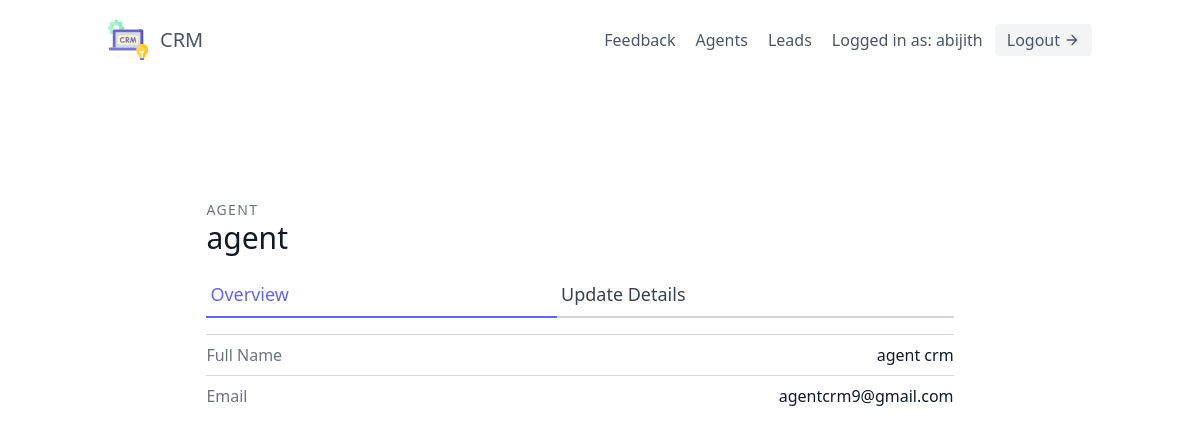
Page /agents/1/ (signed in) on the committed database.
### leads/models.py (models this page shows, shortened)
class User(AbstractUser):
    is_organiser = models.BooleanField(default = True)
    is_agent = models.BooleanField(default = False)
    is_customer = models.BooleanField(default = False)

class Agent(models.Model):
    user = models.OneToOneField(User, on_delete = models.CASCADE)
    organisation = models.ForeignKey(UserProfile, on_delete=models.CASCADE)

### agents/views.py (the view)
# urls.py: path('<int:pk>/', AgentDetailView.as_view(), name = 'agent-detail'),
class AgentDetailView(OrganiserAndLoginRequiredMixin,generic.DetailView):
    template_name = "agents/agent_detail.html"
    context_object_name = "agent"
    def get_queryset(self):
        organisation = self.request.user.userprofile
        return Agent.objects.filter(organisation=organisation)

### agents/mixins.py (called while the page is built)
    def dispatch(self, request, *args, **kwargs):
        if not request.user.is_authenticated or not request.user.is_organiser:
            return redirect("leads:lead-list")
        return super().dispatch(request, *args, **kwargs)

### agents/templates/agents/agent_detail.html (shortened to what this page needs)
{% extends "base.html" %}
{% block content %}
<section class="text-gray-700 body-font overflow-hidden">
    <div class="container px-5 py-24 mx-auto">
      <div class="lg:w-4/5 mx-auto flex flex-wrap">
        <div class="w-full lg:pr-10 lg:py-6 mb-6 lg:mb-0">
            <h2 class="text-sm title-font text-gray-500 tracking-widest">AGENT</h2>
            <h1 class="text-gray-900 text-3xl title-font font-medium mb-4">{{ agent.user.username }}</h1>
            <div class="flex mb-4">
                <a href="{% url 'agents:agent-detail' agent.pk %}" class="flex-grow text-indigo-500 border-b-2 border-indigo-500 py-2 text-lg px-1">
                    Overview
                </a>
                <a href="{% url 'agents:agent-update' agent.pk %}" class="flex-grow border-b-2 border-gray-300 py-2 text-lg px-1">
                    Update Details
                </a>
            </div>
            <div class="flex border-t border-gray-300 py-2">
                <span class="text-gray-500">Full Name</span>
                <span class="ml-auto text-gray-900">{{ agent.user.first_name }} {{ agent.user.last_name }}</span>
            </div>
            <div class="flex border-t border-gray-300 py-2">
                <span class="text-gray-500">Email</span>
                <span class="ml-auto text-gray-900">{{ agent.user.email }}</span>
            </div>
        </div>
      </div>
    </div>
  </section>
{% endblock content %}

### templates/navbar.html (shortened to what this page needs)
<header class="text-gray-600 body-font">
  <div class="container mx-auto flex flex-wrap p-5 flex-col md:flex-row items-center">
    <a class="flex title-font font-medium items-center text-gray-900 mb-4 md:mb-0">
      <a href="{% url 'landing-page'%}"><span class="ml-3 text-xl">CRM</span></a>
    </a>
    <nav class="md:ml-auto flex flex-wrap items-center text-base justify-center">
    <a href="{% url 'leads:feedback' %}" class="mr-5 hover:text-blue-500">Feedback</a>
    {% if request.user.is_organiser %}
      <a href="{% url 'agents:agent-list'%}" class="mr-5 hover:text-blue-500">Agents</a>
      <a href="{% url 'leads:lead-list'%}" class="mr-5 hover:text-blue-500">Leads</a>
    {% endif %}
    </nav>
    {% if request.user.is_authenticated %}
    Logged in as: {{ request.user.username}}
    <a href="{% url 'logout' %}" class="ml-3 inline-flex items-center bg-gray-100 border-0 py-1 px-3 focus:outline-none hover:bg-gray-200 rounded text-base mt-4 md:mt-0">
    Logout
      <svg fill="none" stroke="currentColor" stroke-linecap="round" stroke-linejoin="round" stroke-width="2" class="w-4 h-4 ml-1" viewBox="0 0 24 24">
        <path d="M5 12h14M12 5l7 7-7 7"></path>
      </svg>
    </a>
    {% endif %}
  </div>
</header>

### rows in the picture
User: user.username "abijith"
Agent: user.username "agent", user.first_name "agent", user.last_name "crm", user.email "agentcrm9@gmail.com"
